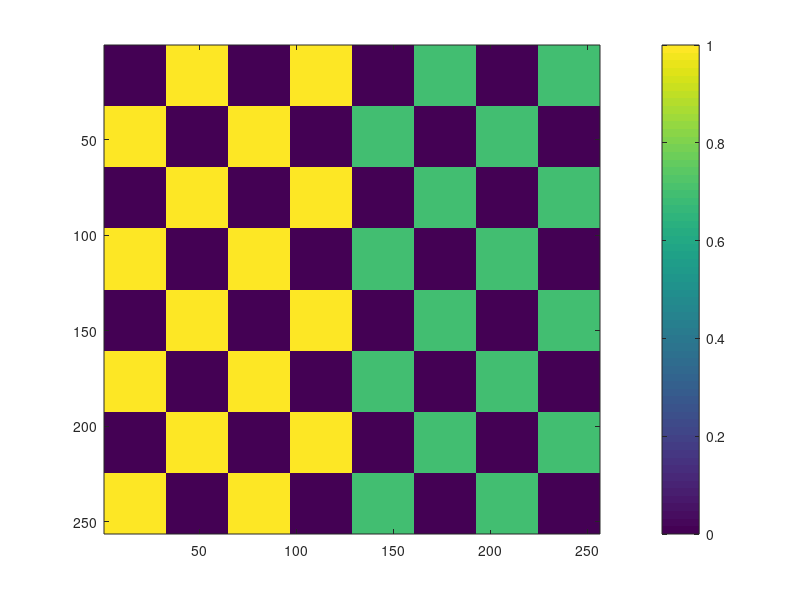

The MATLAB source for this figure: (Note: this script raises an error after producing the figure.)
d1 = 256;
d2 = d1;
X = zeros(d1);
row1 = 105;
row2 = 148;
X(row1:row2,40:216) = 1;
X(40:216,row1:row2) = 1;
imagesc(X);
colorbar;


X2 = checkerboard(d1/8);
imagesc(X2);
colorbar;

std_X = std(X(:));
X_noisy = X + std_X * randn(d1,d2);
mask_X = binornd(1, 0.2, size(X,1), size(X,2));
lambdas = logspace(3,-1,20);
errors_X_cnc = zeros(20,1);
tic
for i=1:20
    [xhat, vhat, res_norm_hist] = srls_GMC_mc(X_noisy.*mask_X,lambdas(i),'mask',mask_X,'gamma',0.8,'acceleration','original','splitting','FB');
    errors_X_cnc(i) = norm(xhat-X,'fro');
end
t1 = toc
tic
for i=1:20
    [xhat, vhat, res_norm_hist] = srls_GMC_mc(X_noisy.*mask_X,lambdas(i),'mask',mask_X,'gamma',0.8,'acceleration','aa2','splitting','FB');
    errors_X_cnc(i) = norm(xhat-X,'fro');
end
t2 = toc
tic
for i=1:20
    [xhat, vhat, res_norm_hist] = srls_GMC_mc(X_noisy.*mask_X,lambdas(i),'mask',mask_X,'gamma',0.8,'acceleration','original','splitting','FBF');
    errors_X_cnc(i) = norm(xhat-X,'fro');
end
t3 = toc
tic
for i=1:20
    [xhat, vhat, res_norm_hist] = srls_GMC_mc(X_noisy.*mask_X,lambdas(i),'mask',mask_X,'gamma',0.8,'acceleration','aa2','splitting','FBF');
    errors_X_cnc(i) = norm(xhat-X,'fro');
end
t4 = toc

errors_X_convex = zeros(20,1);
for i=1:20
    [xhat, vhat, res_norm_hist] = srls_GMC_mc(X_noisy.*mask_X,lambdas(i),'mask',mask_X,'gamma',0,'acceleration','aa2','splitting','FB');
    errors_X_convex(i) = norm(xhat-X,'fro');
end

std_X2 = std(X2(:));
X2_noisy = X2 + std_X2 * randn(d1,d2);
mask_X2 = binornd(1, 0.2, size(X,1), size(X,2));
lambdas = logspace(3,-1,20);
errors_X2_cnc = zeros(20,1);

tic
for i=1:20
    [xhat, vhat, res_norm_hist] = srls_GMC_mc(X2_noisy.*mask_X2,lambdas(i),'mask',mask_X2,'gamma',0.8,'acceleration','original','splitting','FB');
    errors_X2_cnc(i) = norm(xhat-X2,'fro');
end
t5 = toc

tic
for i=1:20
    [xhat, vhat, res_norm_hist] = srls_GMC_mc(X2_noisy.*mask_X2,lambdas(i),'mask',mask_X2,'gamma',0.8,'acceleration','aa2','splitting','FB');
    errors_X2_cnc(i) = norm(xhat-X2,'fro');
end
t6 = toc

tic
for i=1:20
    [xhat, vhat, res_norm_hist] = srls_GMC_mc(X2_noisy.*mask_X2,lambdas(i),'mask',mask_X2,'gamma',0.8,'acceleration','original','splitting','FBF');
    errors_X2_cnc(i) = norm(xhat-X2,'fro');
end
t7 = toc

tic
for i=1:20
    [xhat, vhat, res_norm_hist] = srls_GMC_mc(X2_noisy.*mask_X2,lambdas(i),'mask',mask_X2,'gamma',0.8,'acceleration','aa2','splitting','FBF');
    errors_X2_cnc(i) = norm(xhat-X2,'fro');
end
t8 = toc

errors_X2_convex = zeros(20,1);
for i=1:20
    [xhat, vhat, res_norm_hist] = srls_GMC_mc(X2_noisy.*mask_X2,lambdas(i),'mask',mask_X2,'gamma',0,'acceleration','aa2','splitting','FB');
    errors_X2_convex(i) = norm(xhat-X2,'fro');
end